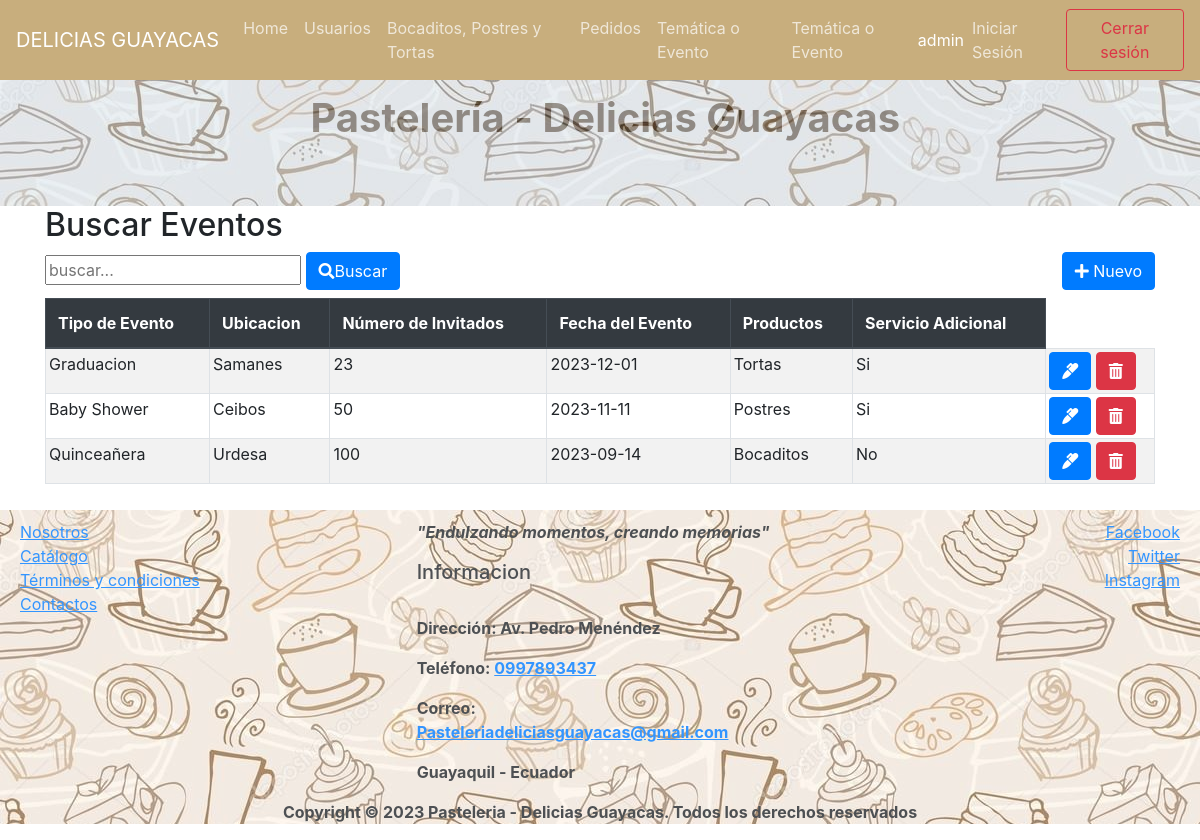
The page /index.php?c=Eventos&f=index (signed in) on the database its author committed.
### tables this page shows
CREATE TABLE `eventos` (
  `ev_id` int(11) NOT NULL,
  `ev_tipo` varchar(30) NOT NULL,
  `ev_ubicacion` varchar(100) NOT NULL,
  `ev_cantidad` varchar(100) NOT NULL,
  `ev_fecha` varchar(50) NOT NULL,
  `ev_productos` varchar(50) NOT NULL,
  `ev_servicioAdicional` varchar(50) NOT NULL
);

### controller/EventosController.php (called while the page is built, shortened)
<?php
require_once 'model/dao/EventoDAO.php';
class EventosController {
    private $evento;
    public function __construct() {
        $this->evento = new EventoDAO();
    }
    public function index() {
      $resultados = $this->evento->selectAll("");
      $titulo="Buscar Eventos";
      require_once VEVENTOS.'list.php';
    }
}

### controller/FrontController.php (called while the page is built, shortened)
<?php
class FrontController {
    public function ruteo()
    {
        $funcion = (!empty($_REQUEST['f'])) ? htmlentities($_REQUEST['f']) : FUNCION_PRINCIPAL;
        $cont = new  $controlador();
        $cont->$funcion();
    }
}
?>

### index.php (called while the page is built)
<?php
require_once 'controller/FrontController.php';
$front = new FrontController();
$front->ruteo();

### config/Conexion.php (called while the page is built)
<?php
class Conexion {
    public static function getConexion() {
         $dsn = 'mysql:host=localhost;port=3310;dbname=' . DBNAME;
        $conexion = null;
        try {
            $conexion = new PDO($dsn, DBUSER, DBPASSWORD);
             $conexion->setAttribute(PDO::ATTR_ERRMODE, PDO::ERRMODE_EXCEPTION);
        } catch (Exception $e) {
            echo $e;
            die("error " . $e->getMessage());
        }
        return $conexion;
    }
}

### model/dao/EventoDAO.php (called while the page is built, shortened)
<?php
require_once 'config/Conexion.php';
class EventoDAO {
    private $con;
    public function __construct() {
        $this->con = Conexion::getConexion();
    }
    public function selectAll($parametro) {
      $sql = "SELECT * FROM eventos WHERE ev_tipo LIKE :b1";
      $stmt = $this->con->prepare($sql);
      $conlike = $parametro . '%';
      $data = array('b1' => $conlike);
      $stmt->execute($data);
      $resultados = $stmt->fetchAll(PDO::FETCH_ASSOC);
      return $resultados;
  }
}

### view/eventos/eventos.list.php (the view, shortened to what this page needs)
<div class="container">
<h2> <?php echo $titulo?></h2>
    <div class="row">
        <div class="col-sm-6">
            <form action="index.php?c=eventos&f=search" method="POST">
                <input type="text" name="b" id="busqueda"  placeholder="buscar..."/>
                <button type="submit" class="btn btn-primary"><i class="fas fa-search"></i>Buscar</button>
            </form>
        </div>
        <div class="col-sm-6 d-flex flex-column align-items-end">
            <a href="index.php?c=eventos&f=view_new">
                <button type="button" class="btn btn-primary">
                    <i class="fas fa-plus"></i>
                   Nuevo</button>
            </a>
        </div>
    </div>
    <div class="table-responsive mt-2">
        <table class="table table-striped table-bordered">
            <thead class="thead-dark">
             <th>Tipo de Evento </th>
            <th>Ubicacion </th>
            <th>Número de Invitados</th>
            <th>Fecha del Evento </th>
            <th>Productos </th>
            <th>Servicio Adicional </th>
            </thead>
            <tbody class="tabladatos">
                <?php
                foreach ($resultados as $fila) {
                  ?>
                <tr>
                    <td><?php echo $fila['ev_tipo'];?></td>
                    <td><?php echo $fila['ev_ubicacion'];?></td>
                    <td><?php echo $fila['ev_cantidad'];?></td>
                    <td><?php echo $fila['ev_fecha'];?></td>
                    <td><?php echo $fila['ev_productos'];?></td>
                    <td><?php echo $fila['ev_servicioAdicional'];?></td>
                    <td>
                        <a class="btn btn-primary"
                    href="index.php?c=eventos&f=view_edit&id=<?php echo  $fila['ev_id']; ?>">
                    <i class="fas fa-marker"></i></a>
                    <a class="btn btn-danger"
                   onclick="if(!confirm('Esta seguro de eliminar el evento?'))return false;"
                    href="index.php?c=eventos&f=delete&id=<?php echo  $fila['ev_id']; ?>">
                    <i class="fas fa-trash-alt"></i></a>
                    </td>
                </tr>
                <?php  }?>
            </tbody>
        </table>
    </div>
</div>

### assets/css/styles.css (style rules this page uses)
.tabladatos tr td { padding: 3px ; }

### rows shown on the page
eventos: ev_tipo "Graduacion", ev_ubicacion "Samanes", ev_cantidad "23", ev_fecha "2023-12-01", ev_productos "Tortas", ev_servicioAdicional "Si"
eventos: ev_tipo "Baby Shower", ev_ubicacion "Ceibos", ev_cantidad "50", ev_fecha "2023-11-11", ev_productos "Postres", ev_servicioAdicional "Si"
eventos: ev_tipo "Quinceañera", ev_ubicacion "Urdesa", ev_cantidad "100", ev_fecha "2023-09-14", ev_productos "Bocaditos", ev_servicioAdicional "No"

### other values the page prints
$_SESSION['name'] "admin"
$titulo "Buscar Eventos"
